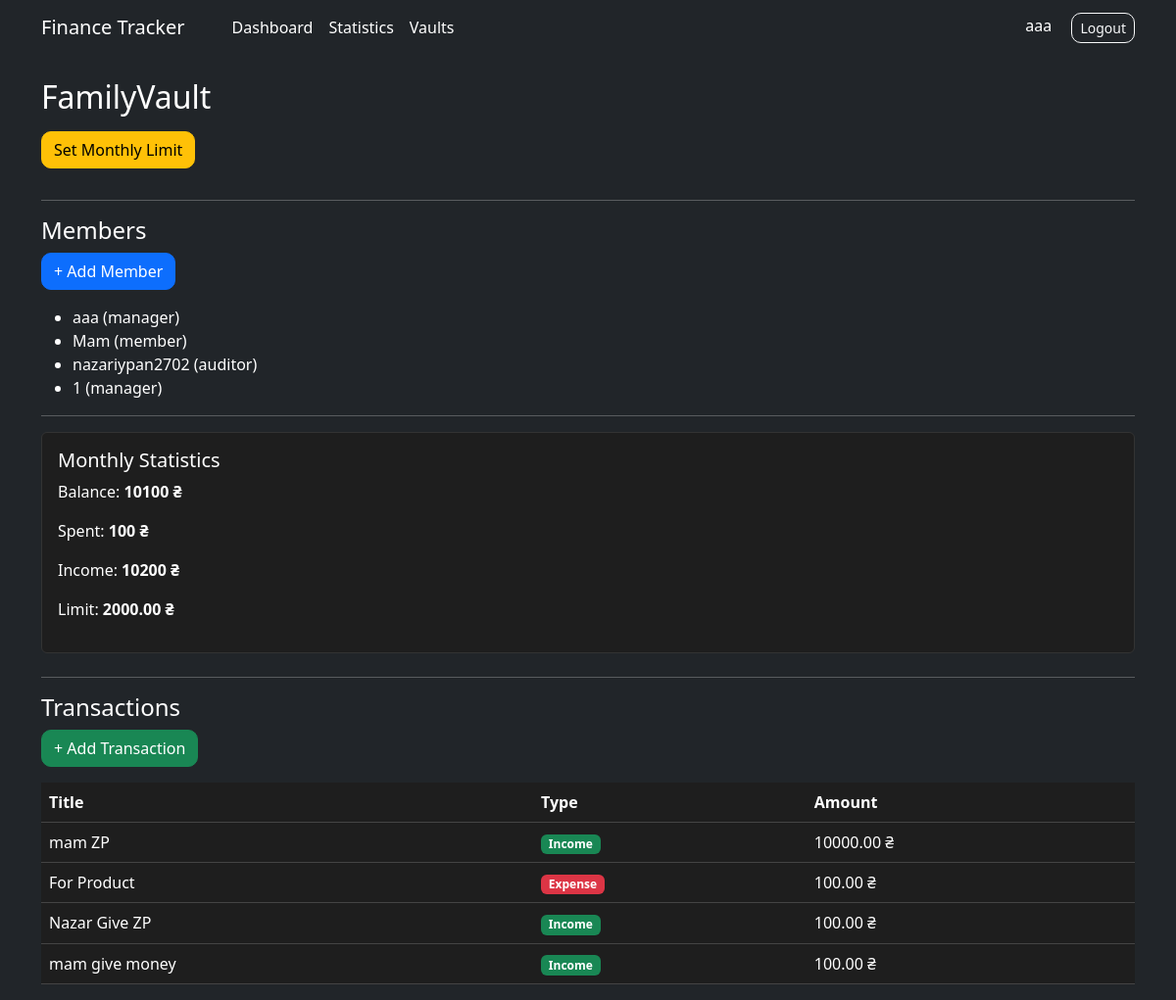
Page /finance/vault/1/ (signed in) on the committed database.
### finance/models.py (models this page shows, shortened)
class Vault(models.Model):
    name = models.CharField(max_length=100)
    description = models.TextField(blank=True)
    owner = models.ForeignKey(User, on_delete=models.CASCADE)
    created_at = models.DateTimeField(auto_now_add=True)

class Membership(models.Model):
    ROLE_CHOICES = [
        ('manager', 'Manager'),
        ('member', 'Member'),
        ('auditor', 'Auditor'),
    ]
    user = models.ForeignKey(User, on_delete=models.CASCADE)
    vault = models.ForeignKey(Vault, on_delete=models.CASCADE)
    role = models.CharField(max_length=20, choices=ROLE_CHOICES)

class GroupLimit(models.Model):
    vault = models.OneToOneField(Vault, on_delete=models.CASCADE)
    monthly_limit = models.DecimalField(
        max_digits=10,
        decimal_places=2,
        default=0
    )

class Expense(models.Model):
    TYPE_CHOICES = [
        ('expense', 'Expense'),
        ('income', 'Income'),
    ]
    owner = models.ForeignKey(User, on_delete=models.CASCADE)
    vault = models.ForeignKey(Vault, on_delete=models.CASCADE, null=True, blank=True)
    category = models.ForeignKey(Category, on_delete=models.SET_NULL, null=True)
    title = models.CharField(max_length=100)
    amount = models.DecimalField(max_digits=10, decimal_places=2)
    transaction_type = models.CharField(
        max_length=10,
        choices=TYPE_CHOICES,
        default='expense'
    )
    created_at = models.DateTimeField(auto_now_add=True)

### finance/views.py (the view)
# urls.py: path('vault/<int:vault_id>/', views.vault_detail, name='vault_detail'),
@login_required
def vault_detail(request, vault_id):
    vault = get_object_or_404(Vault, id=vault_id)
    if not Membership.objects.filter(
        user=request.user,
        vault=vault
    ).exists():
        return redirect('vaults')
    members = Membership.objects.filter(vault = vault)
    expenses = Expense.objects.filter(vault = vault).order_by('-created_at')
    total = expenses.filter(transaction_type='expense').aggregate(Sum('amount'))['amount__sum'] or 0
    income = expenses.filter(
    transaction_type='income' ).aggregate( Sum('amount'))['amount__sum'] or 0
    balance = income - total
    limit = GroupLimit.objects.filter(vault = vault).first()
    manager = is_manager(request.user, vault)
    return render(
        request,
        'finance/vault_detail.html',
        {
            'vault': vault,
            'members': members,
            'expenses': expenses,
            'manager': manager,
            'total': total,
            'limit': limit,
            'income': income,
            'balance': balance,
        }
    )

### finance/views.py (called while the page is built)
def is_manager(user, vault):
    return Membership.objects.filter(
        user=user,
        vault=vault,
        role='manager'
    ).exists()

### templates/finance/vault_detail.html (shortened to what this page needs)
{% extends 'base.html' %}
{% block content %}
<h2>{{ vault.name }}</h2>
{% if manager %}
<a href="{% url 'set_limit' vault.id %}" class="btn btn-warning mb-3">
    Set Monthly Limit
</a>
{% endif %}
<hr>
<h4>Members</h4>
{% if manager %}
<a href="{% url 'add_member' vault.id %}" class="btn btn-primary mb-3">
    + Add Member
</a>
{% endif %}
<ul>
    {% for member in members %}
    <li>
        {{ member.user.username }}
        ({{ member.role }})
    </li>
    {% endfor %}
</ul>
<hr>
<div class="card mb-4">
    <div class="card-body">
        <h5>Monthly Statistics</h5>
        <p>
            Balance:
            <strong>{{ balance }} ₴</strong>
        </p>
        <p>
            Spent:
            <strong>{{ total }} ₴</strong>
        </p>
        <p>
            Income:
            <strong> {{ income }} ₴</strong>
        </p>
        <p>
            Limit:
            <strong>
                {% if limit %}
                {{ limit.monthly_limit }} ₴
                {% else %}
                Not set
                {% endif %}
            </strong>
        </p>
    </div>
</div>
<hr>
<h4>Transactions</h4>
<a href="{% url 'add_vault_transaction' vault.id %}" class="btn btn-success mb-3">
    + Add Transaction
</a>
<table class="table">
    <tr>
        <th>Title</th>
        <th>Type</th>
        <th>Amount</th>
    </tr>
    {% for expense in expenses %}
    <tr>
        <td>{{ expense.title }}</td>
        <td>
            {% if expense.transaction_type == 'income' %}
            <span class="badge bg-success">
                Income
            </span>
            {% else %}
            <span class="badge bg-danger">
                Expense
            </span>
            {% endif %}
        </td>
        <td>{{ expense.amount }} ₴</td>
    </tr>
    {% empty %}
    <tr>
        <td colspan="2">
            No transactions
        </td>
    </tr>
    {% endfor %}
</table>
{% endblock %}

### templates/base.html (shortened to what this page needs)
{% load static %}
<!DOCTYPE html>
<html lang="uk">
<head>
    <link href="https://cdn.jsdelivr.net/npm/bootstrap@5.3.7/dist/css/bootstrap.min.css" rel="stylesheet">
    <link rel="stylesheet" href="{% static 'css/style.css' %}">
</head>
<body class="bg-dark">
    <nav class="navbar navbar-expand-lg navbar-dark bg-dark">
        <div class="container">
            <a class="navbar-brand" href="/">
                Finance Tracker
            </a>
            <div class="navbar-nav ms-4">
                <a class="nav-link text-white" href="/">
                    Dashboard
                </a>
                <a class="nav-link text-white" href="{% url 'statistics' %}">
                    Statistics
                </a>
                <a class="nav-link text-white" href="{% url 'vaults' %}">
                    Vaults
                </a>
            </div>
            <div class="ms-auto">
                {% if user.is_authenticated %}
                <span class="text-white me-3">
                    {{ user.username }}
                </span>
                <form method="post" action="{% url 'logout' %}" class="d-inline">
                    <button type="submit" class="btn btn-outline-light btn-sm">
                        Logout
                    </button>
                </form>
                {% endif %}
            </div>
        </div>
    </nav>
    <div class="container mt-4">
        {% block content %}
        {% endblock %}
    </div>
</body>
</html>

### static/css/style.css (style rules this page uses)
body { background-color: #121212; color: #ffffff; }
.container { background: transparent; }
.card { background-color: #1e1e1e; color: white; border: 1px solid #333; }
.table { color: white; --bs-table-bg: #1e1e1e; --bs-table-striped-bg: #252525; --bs-table-border-color: #444; }
.btn { border-radius: 10px; }
a { text-decoration: none; }
.table, .table th, .table td { color: #fff !important; }
.table tbody td { color: #fff !important; }

### rows in the picture
Vault: name "FamilyVault"
Membership: user.username "aaa", role "manager"
Membership: user.username "Mam", role "member"
Membership: user.username "nazariypan2702", role "auditor"
Membership: user.username "1", role "manager"
GroupLimit: monthly_limit "2000.00"
Expense: title "mam ZP", transaction_type "Income", amount "10000.00"
Expense: title "For Product", transaction_type "Expense", amount "100.00"
Expense: title "Nazar Give ZP", transaction_type "Income", amount "100.00"
Expense: title "mam give money", transaction_type "Income", amount "100.00"

### other values in the picture
{{ user.username }} "aaa"
{{ balance }} "10100"
{{ total }} "100"
{{ income }} "10200"
